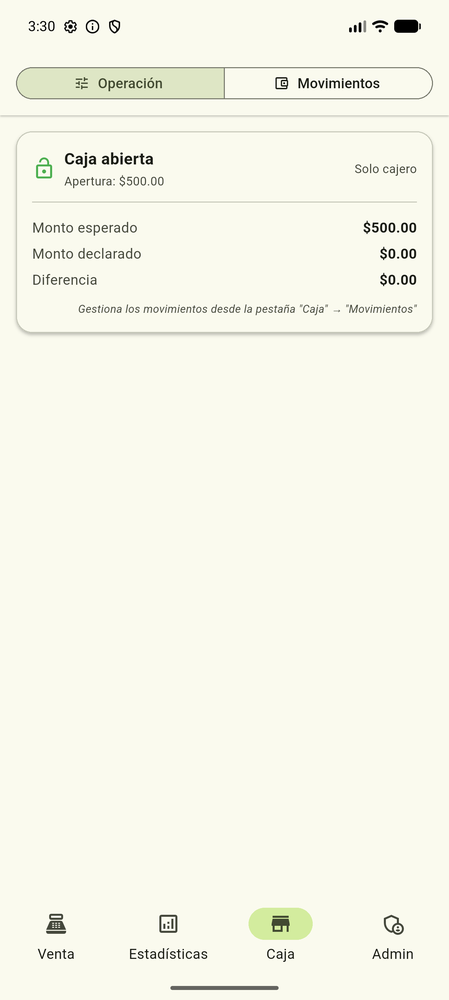
#> input picture flutter_01.png, 449 x 1000 px, shrunk from 1344 x 2992 before the run
$ python remove_bg.py ../flutter_01.png out.png 5
#> lines starting #> are read from the running program, lines starting #| are printed output that depends on the picture; after the words box and inside, x2 and y2 are one past the last pixel; in counts of white or black regions, pixels touching at a corner belong together
"""
Quita el fondo blanco/claro de un PNG y lo guarda con canal alpha.
Uso: python remove_bg.py <entrada> <salida> [tolerancia]
Tolerancia 0-255: cuánto se aleja del blanco puro antes de considerarse "no fondo".
"""
import sys
from PIL import Image
import numpy as np

def remove_white_background(input_path: str, output_path: str, tolerance: int = 30):
#> called with input_path = '../flutter_01.png', output_path = 'out.png', tolerance = 5
    img = Image.open(input_path).convert("RGBA")
#> img is the input picture: PIL image 449x1000 RGBA; mean R, G, B, A 246, 246.3, 233.9, 255
    data = np.array(img, dtype=np.float32)

    r, g, b, a = data[:,:,0], data[:,:,1], data[:,:,2], data[:,:,3]
#> a: shape (1000, 449) float32; every value is 255

    # Píxeles "blancos": los tres canales están cerca de 255
    is_white = (r >= (255 - tolerance)) & (g >= (255 - tolerance)) & (b >= (255 - tolerance))
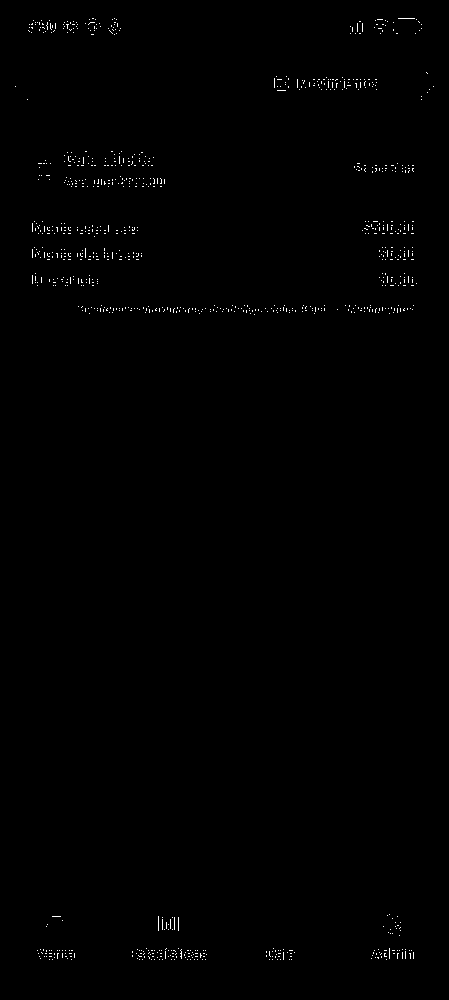
#> is_white: shape (1000, 449) bool; 0.44% white in thin lines or dots, all inside (x1, y1, x2, y2) = (15, 18, 434, 960)

    # Hacer flood-fill desde las 4 esquinas para solo eliminar fondo exterior
    # (no borrar blancos internos del logo, como el hueco del carrito)
    from PIL import ImageDraw
    mask = Image.fromarray(is_white.astype(np.uint8) * 255, mode="L")

    # Seed flood-fill: esquinas de la imagen
    flood = Image.new("L", img.size, 0)
#> flood: PIL image 449x1000 L; every value is 0
    draw = ImageDraw.Draw(flood)
    w, h = img.size
#> w = 449; h = 1000
    seeds = [(0,0), (w-1,0), (0,h-1), (w-1,h-1)]
#> seeds = [(0, 0), (448, 0), (0, 999), (448, 999)]

    # Expandir desde esquinas usando BFS
    from collections import deque
    visited = np.zeros((h, w), dtype=bool)
    white_arr = is_white
    queue = deque()
    for sx, sy in seeds:
        if not visited[sy, sx]:
            visited[sy, sx] = True
            if white_arr[sy, sx]:
                queue.append((sx, sy))
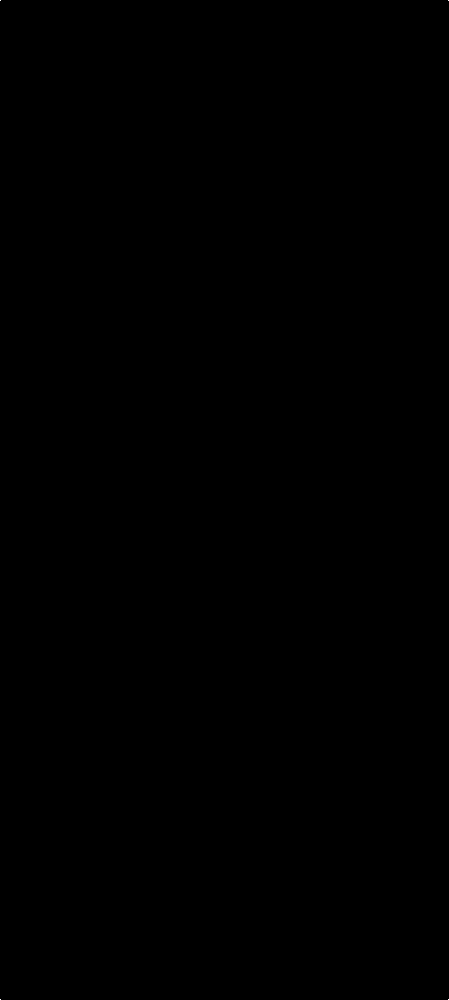
#> visited: shape (1000, 449) bool; 0% white in thin lines or dots

    while queue:
        x, y = queue.popleft()
        for dx, dy in [(-1,0),(1,0),(0,-1),(0,1)]:
            nx, ny = x+dx, y+dy
            if 0 <= nx < w and 0 <= ny < h and not visited[ny,nx] and white_arr[ny,nx]:
                visited[ny,nx] = True
                queue.append((nx, ny))
#> this loop made 0 passes

    # Solo los píxeles blancos alcanzados desde las esquinas se hacen transparentes
    result = np.array(img)
    result[visited, 3] = 0  # alpha = 0 (transparente)
#> result: shape (1000, 449, 4); under 0.01% of pixels changed, all inside (x1, y1, x2, y2) = (0, 0, 449, 1000)

    out = Image.fromarray(result, mode="RGBA")
    out.save(output_path, "PNG")
    print(f"Guardado: {output_path}  ({w}x{h}px, tolerancia={tolerance})")
#| Guardado: out.png  (449x1000px, tolerancia=5)

if __name__ == "__main__":
    inp = sys.argv[1]
    out = sys.argv[2]
    tol = int(sys.argv[3]) if len(sys.argv) > 3 else 30
    remove_white_background(inp, out, tol)
